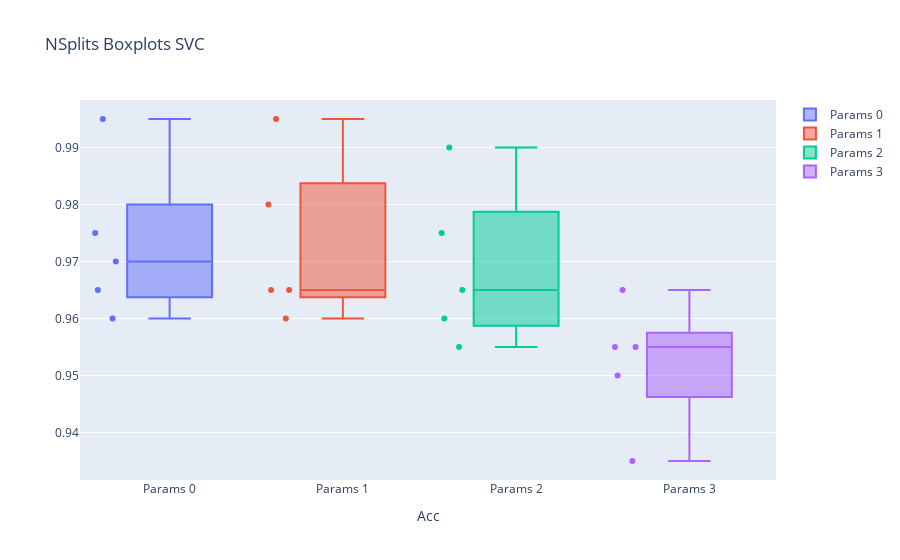

Source (notebook cell):
### Code cell
boxplots(svm_c, 10)

### Figure 1 — Plotly figure (JSON) as saved in the notebook; plotly's stock layout.template omitted (floating-point values rounded to 4 significant figures)
{"data": [{"boxpoints": "all", "name": "Params 0", "type": "box", "y": [0.975, 0.965, 0.995, 0.97, 0.96]}, {"boxpoints": "all", "name": "Params 1", "type": "box", "y": [0.98, 0.96, 0.995, 0.965, 0.965]}, {"boxpoints": "all", "name": "Params 2", "type": "box", "y": [0.975, 0.96, 0.99, 0.965, 0.955]}, {"boxpoints": "all", "name": "Params 3", "type": "box", "y": [0.955, 0.935, 0.965, 0.955, 0.95]}], "layout": {"title": {"text": "NSplits Boxplots SVC"}, "xaxis": {"title": {"text": "Acc"}}}}
